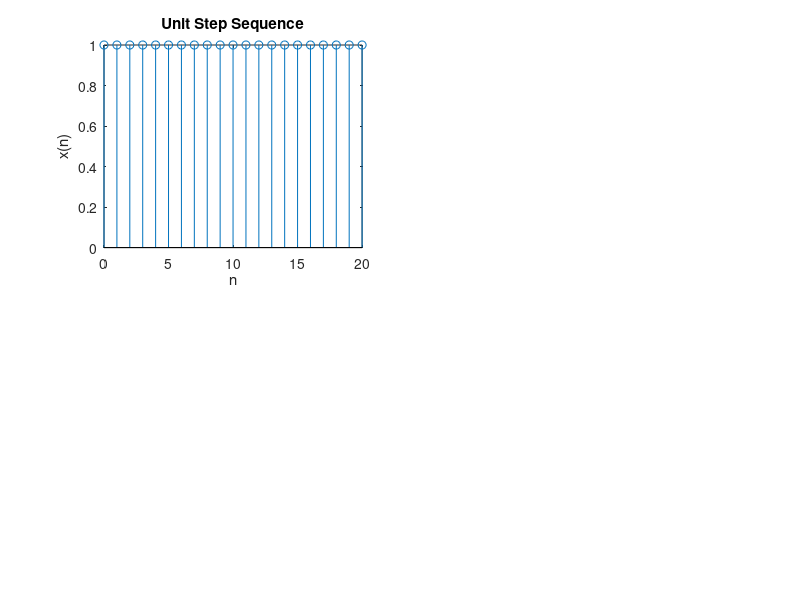

Reproduce this figure in MATLAB.
%Unit Step Sequence:

N = 21;
n = 0:1:N-1;
x = ones(1, N);
subplot(2, 2, 1);
stem(n, x);
xlabel('n');
ylabel('x(n)');
title('Unit Step Sequence'); 